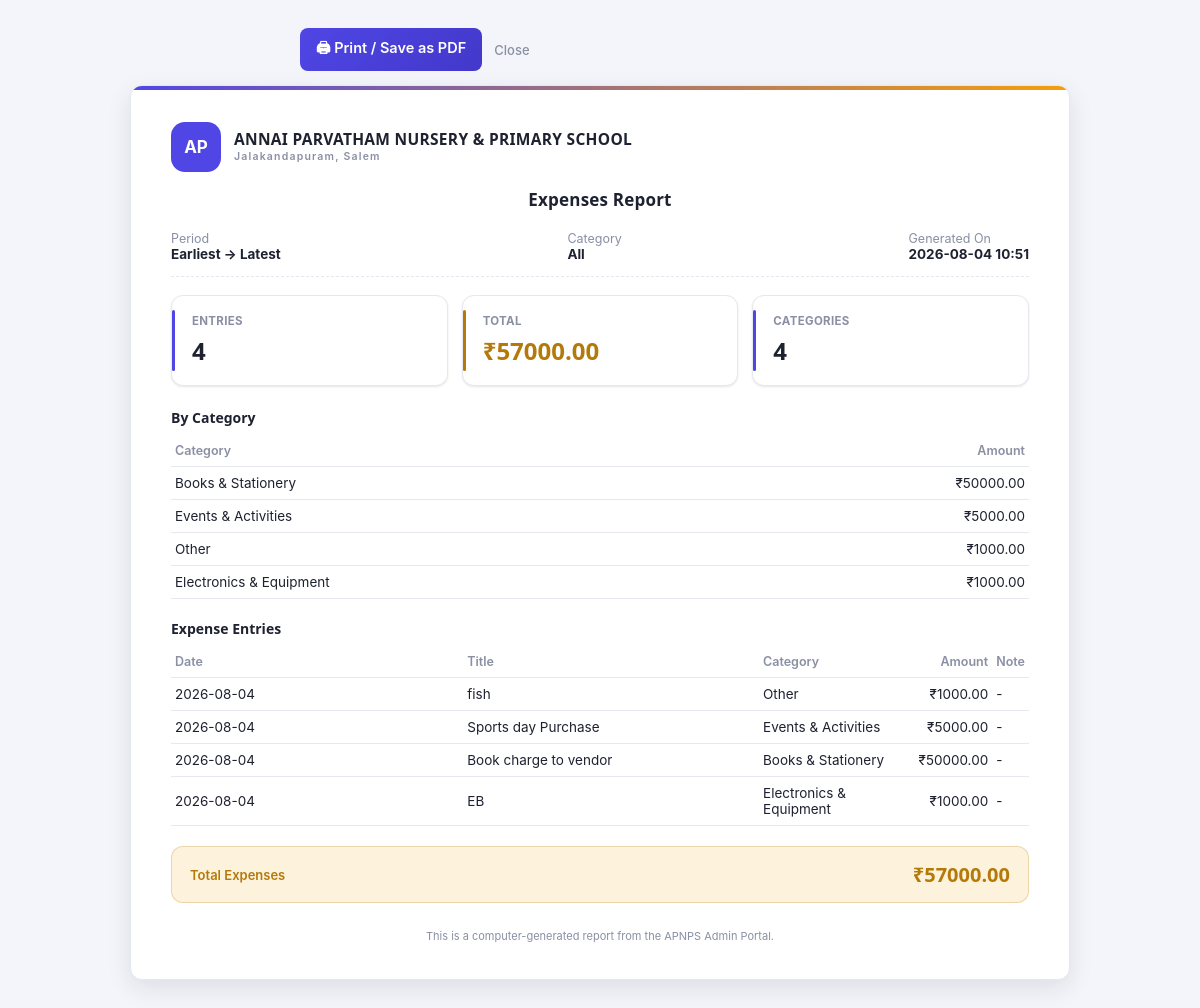
The page /reports/print?kind=expenses&date_from=&date_to=&category= (signed in) on the database its author committed.
### models.py (models this page shows)
class Expense(db.Model):
    id = db.Column(db.Integer, primary_key=True)
    title = db.Column(db.String(150), nullable=False, index=True)
    category = db.Column(db.String(60), nullable=False, index=True)
    amount = db.Column(db.Float, nullable=False)
    date = db.Column(db.String(20), default=lambda: datetime.now().strftime("%Y-%m-%d"))
    note = db.Column(db.String(200))

### blueprints/reports.py (the view)
@bp.route("/reports/print")
@login_required
def report_print():
    kind = _read_common()
    if kind == "classwise":
        return _classwise_print()
    if kind == "salary":
        return _salary_print()
    if kind == "expenses":
        return _expenses_print()
    return _fee_print()

### blueprints/reports.py (called while the page is built)
def _read_common():
    kind = request.args.get("kind", "fee").strip()
    return kind if kind in REPORT_KINDS else "fee"

def _timestamp():
    return datetime.now().strftime("%Y-%m-%d %H:%M")

def _expenses_read_filters():
    return (
        request.args.get("date_from", "").strip(), request.args.get("date_to", "").strip(),
        request.args.get("category", "").strip(),
    )

def _expenses_rows(date_from, date_to, category):
    q = Expense.query.order_by(Expense.date.desc(), Expense.id.desc())
    if date_from:
        q = q.filter(Expense.date >= date_from)
    if date_to:
        q = q.filter(Expense.date <= date_to)
    if category:
        q = q.filter(Expense.category == category)
    return q.all()

def _expenses_by_category(rows):
    totals = {}
    for e in rows:
        totals[e.category] = totals.get(e.category, 0) + e.amount
    return sorted(totals.items(), key=lambda kv: kv[1], reverse=True)

def _expenses_print():
    date_from, date_to, category = _expenses_read_filters()
    rows = _expenses_rows(date_from, date_to, category)
    by_category = _expenses_by_category(rows)
    total = sum(e.amount for e in rows)
    return render_template(
        "report_print_expenses.html", rows=rows, by_category=by_category, total=total,
        date_from=date_from, date_to=date_to, category=category, printed_on=_timestamp(),
    )

### helpers.py (called while the page is built)
def login_required(f):
    @wraps(f)
    def wrapper(*args, **kwargs):
        if "admin_id" not in session:
            return redirect(url_for("auth.login"))
        return f(*args, **kwargs)
    return wrapper

### templates/report_print_expenses.html (shortened to what this page needs)
<!DOCTYPE html>
<html lang="en">
<head>
<link rel="stylesheet" href="{{ url_for('static', filename='css/style.css') }}">
</head>
<body class="receipt-body">
<div class="receipt-actions no-print">
  <button type="button" class="submit-btn small" onclick="window.print()">&#128424; Print / Save as PDF</button>
  <a href="javascript:window.close()" class="cancel-link">Close</a>
</div>
<div class="report-sheet">
  <div class="receipt-header">
    <div class="logo-badge">AP</div>
    <div class="logo-titles">
      <strong>ANNAI PARVATHAM NURSERY &amp; PRIMARY SCHOOL</strong>
      <span>Jalakandapuram, Salem</span>
    </div>
  </div>
  <h2 class="receipt-title">Expenses Report</h2>
  <div class="report-meta-row">
    <div>Period<br><strong>{{ date_from or 'Earliest' }} &rarr; {{ date_to or 'Latest' }}</strong></div>
    <div>Category<br><strong>{{ category or 'All' }}</strong></div>
    <div>Generated On<br><strong>{{ printed_on }}</strong></div>
  </div>
  <div class="card-grid three">
    <div class="stat-card">
      <span class="stat-label">Entries</span>
      <span class="stat-value">{{ rows|length }}</span>
    </div>
    <div class="stat-card accent-amber">
      <span class="stat-label">Total</span>
      <span class="stat-value">₹{{ "%.2f"|format(total) }}</span>
    </div>
    <div class="stat-card">
      <span class="stat-label">Categories</span>
      <span class="stat-value">{{ by_category|length }}</span>
    </div>
  </div>
  <p class="report-section-title">By Category</p>
  <table class="receipt-table">
    <thead><tr><th>Category</th><th style="text-align:right;">Amount</th></tr></thead>
    <tbody>
      {% for cat, amt in by_category %}
      <tr><td>{{ cat }}</td><td style="text-align:right;">₹{{ "%.2f"|format(amt) }}</td></tr>
      {% endfor %}
    </tbody>
  </table>
  <p class="report-section-title">Expense Entries</p>
  <table class="receipt-table">
    <thead><tr><th>Date</th><th>Title</th><th>Category</th><th style="text-align:right;">Amount</th><th>Note</th></tr></thead>
    <tbody>
      {% for e in rows %}
      <tr>
        <td>{{ e.date }}</td>
        <td>{{ e.title }}</td>
        <td>{{ e.category }}</td>
        <td style="text-align:right;">₹{{ "%.2f"|format(e.amount) }}</td>
        <td>{{ e.note or '-' }}</td>
      </tr>
      {% endfor %}
    </tbody>
  </table>
  <div class="receipt-amount" style="background:var(--amber-bg); border-color:rgba(181,121,10,0.25);">
    <span style="color:var(--amber);">Total Expenses</span>
    <strong style="color:var(--amber);">₹{{ "%.2f"|format(total) }}</strong>
  </div>
  <div class="receipt-footer">
    <p class="receipt-note">This is a computer-generated report from the APNPS Admin Portal.</p>
  </div>
</div>
</body>
</html>

### rows shown on the page
Expense: category "Books & Stationery", amount "50000.00", date "2026-08-04", title "Book charge to vendor", note "-"
Expense: category "Events & Activities", amount "5000.00", date "2026-08-04", title "Sports day Purchase", note "-"
Expense: category "Other", amount "1000.00", date "2026-08-04", title "fish", note "-"
Expense: category "Electronics & Equipment", amount "1000.00", date "2026-08-04", title "EB", note "-"

### other values the page prints
{{ date_from or 'Earliest' }} "Earliest"
{{ date_to or 'Latest' }} "Latest"
{{ category or 'All' }} "All"
{{ printed_on }} "2026-08-04 10:51"
{{ rows|length }} "4"
{{ "%.2f"|format(total) }} "57000.00"
{{ by_category|length }} "4"
